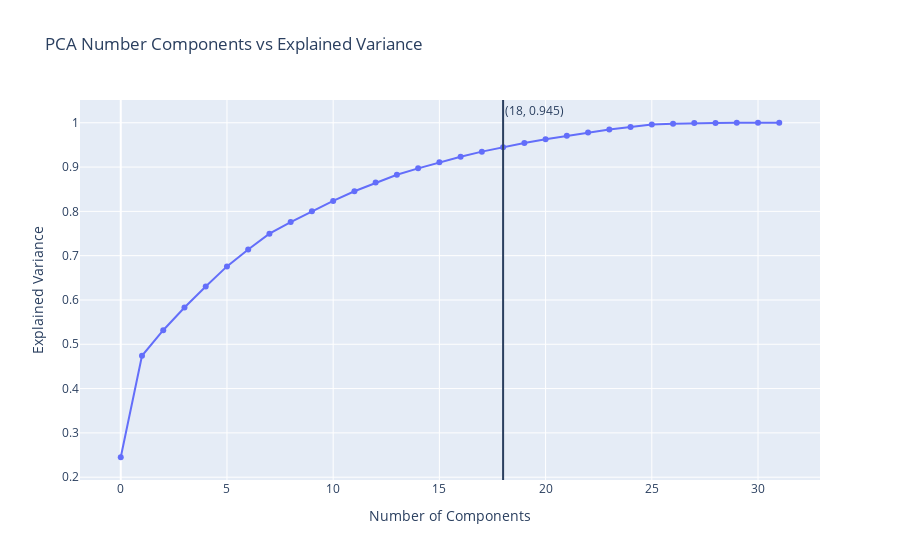

Notebook code for this chart:
### Markdown cell above
We can decompose this into 18 components, representing 94.5% of the variance

### Code cell
def PCA_DF(df, dep_cols): 

    ## Perform PCA 

    from sklearn.decomposition import PCA 

    ind_df = df.drop(columns = dep_cols, axis = 1) 

    pca = PCA().fit(ind_df) 

    y = np.cumsum(pca.explained_variance_ratio_) 
    x = np.array(np.arange(0, y.shape[0], 1)) 

    max_x = np.array(np.where(y < 0.95)).flatten().max() 
    max_y = y[max_x]

    fig = go.Figure(go.Scatter(x = x, y = y, mode = 'lines+markers')) 

    fig.add_vline(x = max_x, annotation_text = '({}, {})'.format(max_x, round(max_y, 3))) 

    fig.update_layout(title = 'PCA Number Components vs Explained Variance', 
                    xaxis = dict(title = 'Number of Components'), 
                    yaxis = dict(title = 'Explained Variance'))

    fig.show() 


    pca_df = pd.DataFrame(PCA(n_components = max_x).fit_transform(ind_df))
 

    pca_df[dep_cols] = df[dep_cols] 

    return pca_df, list(range(0, max_x))  

pca_offense, offense_pca_comp_num = PCA_DF(offense_stats_normal, ['team', 'opponent', 'year', 'team_win', 'score_diff'])

### Figure 1 — Plotly figure (JSON) as saved in the notebook; plotly's stock layout.template omitted (floating-point values rounded to 4 significant figures)
{"data": [{"mode": "lines+markers", "type": "scatter", "x": [0, 1, 2, 3, 4, 5, 6, 7, 8, 9, 10, 11, 12, 13, 14, 15, 16, 17, 18, 19, 20, 21, 22, 23, 24, 25, 26, 27, 28, 29, 30, 31], "y": [0.245, 0.4741, 0.5318, 0.5829, 0.6305, 0.6758, 0.7139, 0.7497, 0.7759, 0.8001, 0.8236, 0.8454, 0.8649, 0.8827, 0.8971, 0.9108, 0.9232, 0.9348, 0.9449, 0.9543, 0.9628, 0.9705, 0.9779, 0.9848, 0.9905, 0.9959, 0.9977, 0.9993, 0.9996, 0.9998, 0.9999, 1.0]}], "layout": {"annotations": [{"showarrow": false, "text": "(18, 0.945)", "x": 18, "xanchor": "left", "xref": "x", "y": 1, "yanchor": "top", "yref": "y domain"}], "shapes": [{"type": "line", "x0": 18, "x1": 18, "xref": "x", "y0": 0, "y1": 1, "yref": "y domain"}], "title": {"text": "PCA Number Components vs Explained Variance"}, "xaxis": {"title": {"text": "Number of Components"}}, "yaxis": {"title": {"text": "Explained Variance"}}}}
